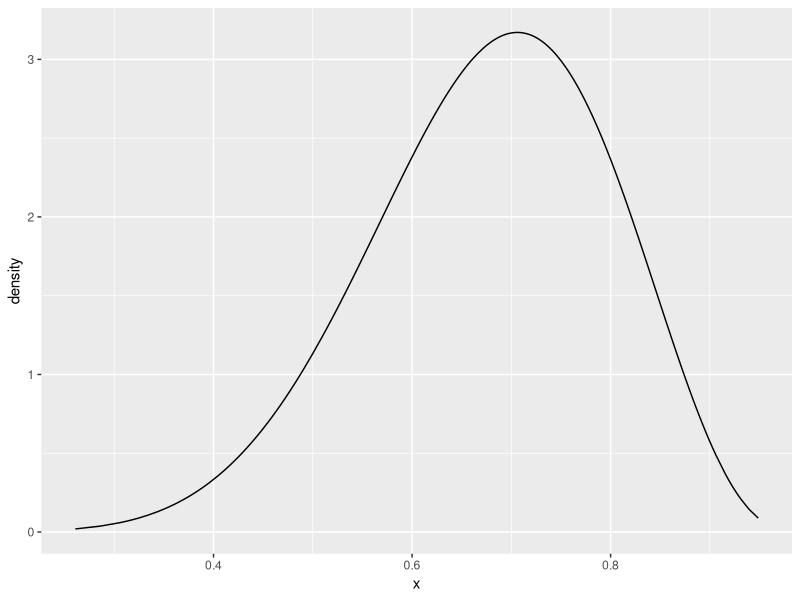

This chart was generated by the following R code:
## ---- chunk 1
library(dplyr)
library(ggplot2)
library(tidyverse)
## ---- chunk 2
data <- read.csv("hw2_phoible.csv", encoding = "UTF-8", sep = ",")
length(data$language)
print(length(unique(data$language)))
data <- data[!duplicated(data), ]
## ---- chunk 3
data$newcolumn<-data$consonants / data$phonemes
data[which.max(data$newcolumn), "language"]
## ---- chunk 4
alpha <- 9.300246
beta <- 4.4545
beta_distr <- dbeta(data$newcolumn, alpha, beta) # prior
data_frame(x = data$newcolumn,
           density = beta_distr) %>% 
  ggplot(aes(x, density))+
  geom_line()
## ---- chunk 5
# likelihood
heads <- data$consonants
tails <- data$phonemes - data$consonants
get_likelihood_df <- function(beta_distr, heads, tails) {
  likelihood.vals <- c()
  i <- 1
  for (cur.theta.val in beta_distr) {
    likelihood.vals <- 
      c(likelihood.vals, 
        (cur.theta.val^heads[[i]])*(1-cur.theta.val)^(tails[[i]]))
    i <- i + 1
  }
  likelihood.df <- data_frame(theta = data$newcolumn,
                              likelihood = likelihood.vals,
                              languages = data$language)
  likelihood.df
}
likelihood.df <- get_likelihood_df(beta_distr, heads, tails)
head(likelihood.df)
likelihood.df[which.max(likelihood.df$theta), "languages"]
## ---- chunk 6
# prior turn to dataframe
prior <- data_frame(theta = data$newcolumn,
                    prior = beta_distr)
head(prior)
## ---- chunk 7
# posterior
get_posterior_df <- function(likelihood.df, prior.distr.df) {

  marg.likelihood <- sum(likelihood.df[["likelihood"]])
  
  posterior.df <- 
    likelihood.df %>%
    left_join(prior.distr.df) %>%
    mutate(marg_likelihood = marg.likelihood) %>%
    mutate(post_prob = (likelihood * prior) / marg.likelihood)
  posterior.df[!duplicated(posterior.df), ]
}

posterior <- get_posterior_df(likelihood.df, prior)
## ---- chunk 8
length(posterior$languages)
length(data$language)
## ---- chunk 9
posterior$abs <- abs(posterior$post_prob - posterior$theta)
arrange(posterior, desc(abs))[1:6,]$languages
